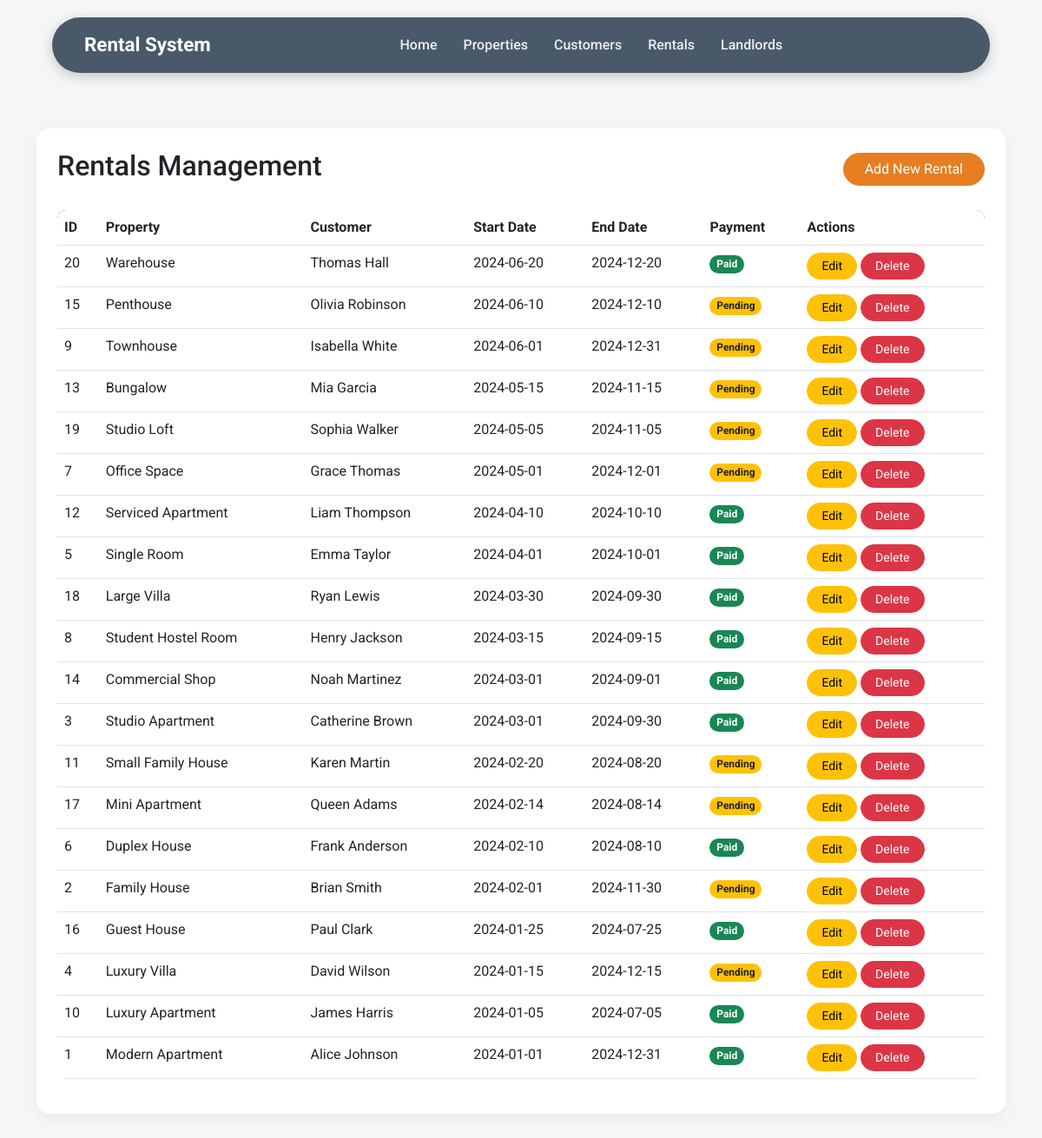
Page /rentals/list.php on the committed database.
### tables this page shows
CREATE TABLE Rentals (
    rental_id INT AUTO_INCREMENT PRIMARY KEY,
    property_id INT NOT NULL,
    customer_id INT NOT NULL,
    start_date DATE NOT NULL,
    end_date DATE,
    payment_status ENUM('Paid', 'Pending') DEFAULT 'Pending',

    CONSTRAINT fk_property
        FOREIGN KEY (property_id)
        REFERENCES Properties(property_id)
        ON DELETE CASCADE
        ON UPDATE CASCADE,

    CONSTRAINT fk_customer
        FOREIGN KEY (customer_id)
        REFERENCES Customers(customer_id)
        ON DELETE CASCADE
        ON UPDATE CASCADE
);

CREATE TABLE Properties (
    property_id INT AUTO_INCREMENT PRIMARY KEY,
    landlord_id INT NOT NULL,
    title VARCHAR(100) NOT NULL,
    description TEXT,
    location VARCHAR(100) NOT NULL,
    price DECIMAL(10,2) NOT NULL,
    status ENUM('Available', 'Rented') DEFAULT 'Available',
    created_at DATETIME DEFAULT CURRENT_TIMESTAMP,
    CONSTRAINT fk_landlord
        FOREIGN KEY (landlord_id)
        REFERENCES Landlords(landlord_id)
        ON DELETE CASCADE
        ON UPDATE CASCADE
);

CREATE TABLE Customers (
    customer_id INT AUTO_INCREMENT PRIMARY KEY,
    full_name VARCHAR(50) NOT NULL,
    phone VARCHAR(20) NOT NULL,
    email VARCHAR(100),
    password VARCHAR(255) NOT NULL,
    created_at DATETIME DEFAULT CURRENT_TIMESTAMP
);

### rentals/list.php (the view, shortened to what this page needs)
<?php
include '../header.php';
include '../db_connect.php';
$sql = "SELECT r.*, p.title AS property_title, c.full_name AS customer_name
        FROM Rentals r
        JOIN Properties p ON r.property_id = p.property_id
        JOIN Customers c ON r.customer_id = c.customer_id
        ORDER BY r.start_date DESC";
$result = mysqli_query($conn, $sql);
?>
<div class="card p-4 mt-4">
    <div class="d-flex justify-content-between align-items-center mb-4">
        <h2>Rentals Management</h2>
        <a href="create.php" class="btn btn-primary rounded-pill px-4">Add New Rental</a>
    </div>
    <div class="table-responsive">
        <table class="table table-hover">
            <thead>
                <tr>
                    <th>ID</th>
                    <th>Property</th>
                    <th>Customer</th>
                    <th>Start Date</th>
                    <th>End Date</th>
                    <th>Payment</th>
                    <th>Actions</th>
                </tr>
            </thead>
            <tbody>
                <?php while ($row = mysqli_fetch_assoc($result)): ?>
                <tr>
                    <td><?php echo $row['rental_id']; ?></td>
                    <td><?php echo htmlspecialchars($row['property_title']); ?></td>
                    <td><?php echo htmlspecialchars($row['customer_name']); ?></td>
                    <td><?php echo $row['start_date']; ?></td>
                    <td><?php echo $row['end_date'] ?: 'N/A'; ?></td>
                    <td>
                        <span class="badge rounded-pill <?php echo ($row['payment_status'] === 'Paid') ? 'bg-success' : 'bg-warning text-dark'; ?>">
                            <?php echo $row['payment_status']; ?>
                        </span>
                    </td>
                    <td>
                        <a href="edit.php?id=<?php echo $row['rental_id']; ?>" class="btn btn-sm btn-warning rounded-pill px-3">Edit</a>
                        <a href="delete.php?id=<?php echo $row['rental_id']; ?>" class="btn btn-sm btn-danger rounded-pill px-3" onclick="return confirm('Are you sure?')">Delete</a>
                    </td>
                </tr>
                <?php endwhile; ?>
            </tbody>
        </table>
    </div>
</div>
<?php include '../footer.php'; ?>

### assets/style.css (style rules this page uses)
:root { --primary-color: #2C3E50; --accent-color: #E67E22; --text-color: #333; --bg-light: #f4f7f6; }
body { font-family: 'Roboto', sans-serif; color: var(--text-color); background-color: var(--bg-light); padding-top: 100px; }
.btn-primary { background-color: var(--accent-color) !important; border-color: var(--accent-color) !important; }
.card { border: none; border-radius: 15px; box-shadow: 0 5px 15px rgba(0,0,0,0.05); }
.table { border-radius: 10px; overflow: hidden; }
.table thead { background-color: var(--primary-color); color: #fff; }

### rows in the picture
rentals: rental_id "20", property.title "Warehouse", customer.full_name "Thomas Hall", start_date "2024-06-20", end_date "2024-12-20", payment_status "Paid"
rentals: rental_id "15", property.title "Penthouse", customer.full_name "Olivia Robinson", start_date "2024-06-10", end_date "2024-12-10", payment_status "Pending"
rentals: rental_id "9", property.title "Townhouse", customer.full_name "Isabella White", start_date "2024-06-01", end_date "2024-12-31", payment_status "Pending"
rentals: rental_id "13", property.title "Bungalow", customer.full_name "Mia Garcia", start_date "2024-05-15", end_date "2024-11-15", payment_status "Pending"
rentals: rental_id "19", property.title "Studio Loft", customer.full_name "Sophia Walker", start_date "2024-05-05", end_date "2024-11-05", payment_status "Pending"
rentals: rental_id "7", property.title "Office Space", customer.full_name "Grace Thomas", start_date "2024-05-01", end_date "2024-12-01", payment_status "Pending"
rentals: rental_id "12", property.title "Serviced Apartment", customer.full_name "Liam Thompson", start_date "2024-04-10", end_date "2024-10-10", payment_status "Paid"
rentals: rental_id "5", property.title "Single Room", customer.full_name "Emma Taylor", start_date "2024-04-01", end_date "2024-10-01", payment_status "Paid"
rentals: rental_id "18", property.title "Large Villa", customer.full_name "Ryan Lewis", start_date "2024-03-30", end_date "2024-09-30", payment_status "Paid"
rentals: rental_id "8", property.title "Student Hostel Room", customer.full_name "Henry Jackson", start_date "2024-03-15", end_date "2024-09-15", payment_status "Paid"
rentals: rental_id "14", property.title "Commercial Shop", customer.full_name "Noah Martinez", start_date "2024-03-01", end_date "2024-09-01", payment_status "Paid"
rentals: rental_id "3", property.title "Studio Apartment", customer.full_name "Catherine Brown", start_date "2024-03-01", end_date "2024-09-30", payment_status "Paid"
rentals: rental_id "11", property.title "Small Family House", customer.full_name "Karen Martin", start_date "2024-02-20", end_date "2024-08-20", payment_status "Pending"
rentals: rental_id "17", property.title "Mini Apartment", customer.full_name "Queen Adams", start_date "2024-02-14", end_date "2024-08-14", payment_status "Pending"
rentals: rental_id "6", property.title "Duplex House", customer.full_name "Frank Anderson", start_date "2024-02-10", end_date "2024-08-10", payment_status "Paid"
rentals: rental_id "2", property.title "Family House", customer.full_name "Brian Smith", start_date "2024-02-01", end_date "2024-11-30", payment_status "Pending"
rentals: rental_id "16", property.title "Guest House", customer.full_name "Paul Clark", start_date "2024-01-25", end_date "2024-07-25", payment_status "Paid"
rentals: rental_id "4", property.title "Luxury Villa", customer.full_name "David Wilson", start_date "2024-01-15", end_date "2024-12-15", payment_status "Pending"
rentals: rental_id "10", property.title "Luxury Apartment", customer.full_name "James Harris", start_date "2024-01-05", end_date "2024-07-05", payment_status "Paid"
rentals: rental_id "1", property.title "Modern Apartment", customer.full_name "Alice Johnson", start_date "2024-01-01", end_date "2024-12-31", payment_status "Paid"
